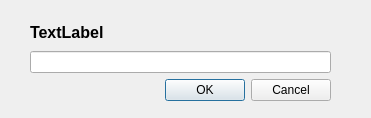
<?xml version="1.0" encoding="UTF-8"?>
<ui version="4.0">
 <class>PasswordDialog</class>
 <widget class="QDialog" name="PasswordDialog">
  <property name="geometry">
   <rect>
    <x>0</x>
    <y>0</y>
    <width>371</width>
    <height>118</height>
   </rect>
  </property>
  <property name="windowTitle">
   <string>Dialog</string>
  </property>
  <widget class="QWidget" name="verticalLayoutWidget">
   <property name="geometry">
    <rect>
     <x>30</x>
     <y>20</y>
     <width>301</width>
     <height>81</height>
    </rect>
   </property>
   <layout class="QVBoxLayout" name="verticalLayout">
    <item>
     <widget class="QLabel" name="label">
      <property name="font">
       <font>
        <pointsize>12</pointsize>
        <weight>75</weight>
        <bold>true</bold>
       </font>
      </property>
      <property name="text">
       <string>TextLabel</string>
      </property>
     </widget>
    </item>
    <item>
     <widget class="QLineEdit" name="lineEdit"/>
    </item>
    <item>
     <widget class="QDialogButtonBox" name="buttonBox">
      <property name="orientation">
       <enum>Qt::Horizontal</enum>
      </property>
      <property name="standardButtons">
       <set>QDialogButtonBox::Cancel|QDialogButtonBox::Ok</set>
      </property>
     </widget>
    </item>
   </layout>
  </widget>
 </widget>
 <resources/>
 <connections>
  <connection>
   <sender>buttonBox</sender>
   <signal>accepted()</signal>
   <receiver>PasswordDialog</receiver>
   <slot>accept()</slot>
   <hints>
    <hint type="sourcelabel">
     <x>248</x>
     <y>254</y>
    </hint>
    <hint type="destinationlabel">
     <x>157</x>
     <y>274</y>
    </hint>
   </hints>
  </connection>
  <connection>
   <sender>buttonBox</sender>
   <signal>rejected()</signal>
   <receiver>PasswordDialog</receiver>
   <slot>reject()</slot>
   <hints>
    <hint type="sourcelabel">
     <x>316</x>
     <y>260</y>
    </hint>
    <hint type="destinationlabel">
     <x>286</x>
     <y>274</y>
    </hint>
   </hints>
  </connection>
 </connections>
</ui>
